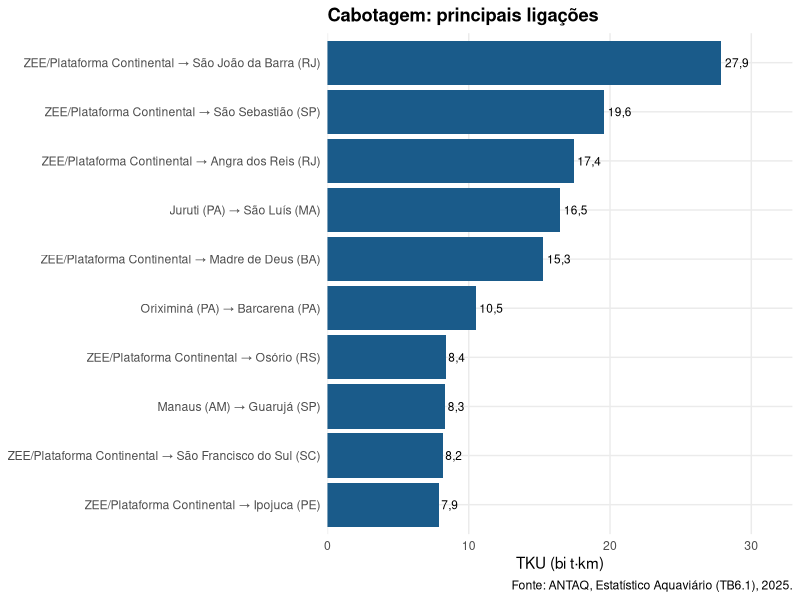
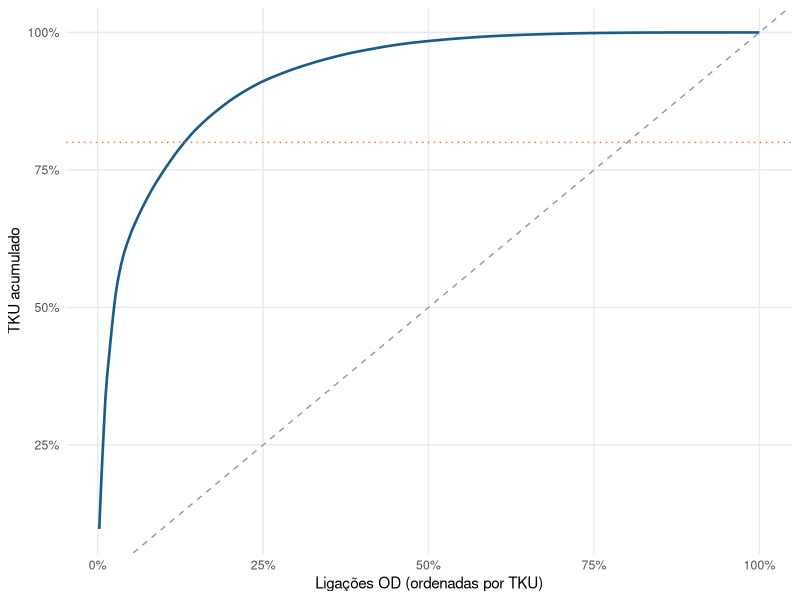
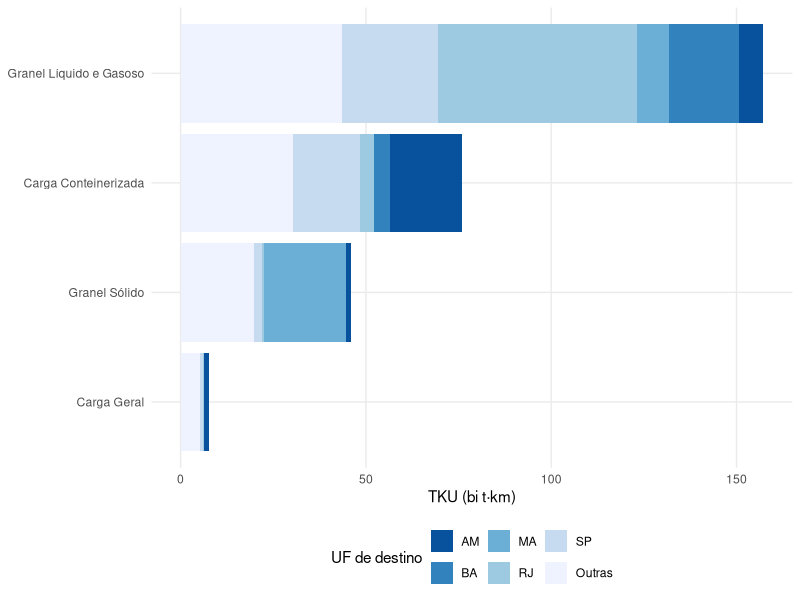
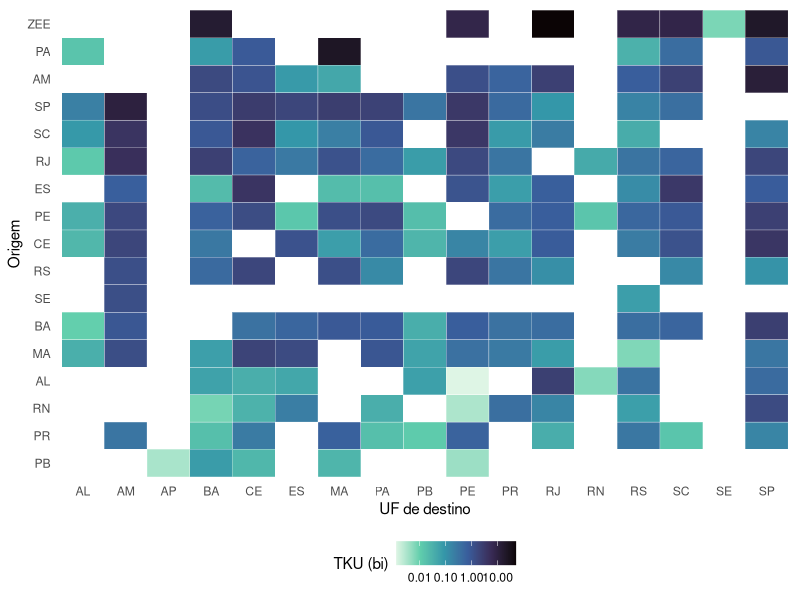
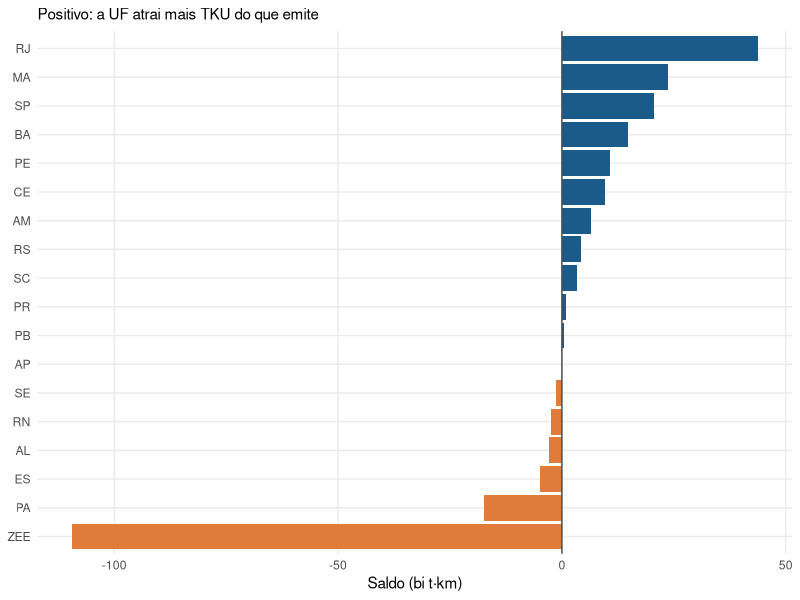

Here is the R script that generated these plots, in order:
## ---- chunk 1
library(dplyr)
library(tidyr)
library(stringr)
library(ggplot2)
library(scales)
library(readxl)

ggplot2::theme_set(ggplot2::theme_minimal(base_size = 11) +
            ggplot2::theme(panel.grid.minor = ggplot2::element_blank(),
                  plot.title = ggplot2::element_text(face = "bold"),
                  legend.position = "bottom"))
## ---- chunk 2
bruto <- readxl::read_excel("dados/cabotagem_tku_2025.xlsx", na = c("", "-"))

colunas <- c("ano", "perfil", "sh2",
             "pais_origem", "uf_origem", "cidade_origem", "instalacao_origem",
             "pais_destino", "uf_destino", "cidade_destino", "instalacao_destino",
             "tku")
stopifnot(ncol(bruto) == length(colunas))
names(bruto) <- colunas

dim(bruto)
## ---- chunk 3
bruto |> dplyr::slice_head(n = 3) |> knitr::kable()
## ---- chunk 4
c(
  linhas        = nrow(bruto),
  inst_inst_sh2 = nrow(dplyr::distinct(bruto, instalacao_origem, instalacao_destino, sh2)),
  mais_perfil   = nrow(dplyr::distinct(bruto, perfil, sh2,
                                instalacao_origem, instalacao_destino))
)
## ---- chunk 5
bruto |>
  dplyr::summarise(
    ano_min = min(ano), ano_max = max(ano),
    paises  = dplyr::n_distinct(c(pais_origem, pais_destino), na.rm = TRUE),
    ufs_destino = dplyr::n_distinct(uf_destino, na.rm = TRUE),
    sh2     = dplyr::n_distinct(sh2)
  )
## ---- chunk 6
c(
  na_tku      = sum(is.na(bruto$tku)),
  tku_zero    = sum(bruto$tku == 0),
  tku_negativo = sum(bruto$tku < 0),
  na_uf_origem = sum(is.na(bruto$uf_origem))
)
## ---- chunk 7
cabotagem <- bruto |>
  dplyr::mutate(dplyr::across(dplyr::where(is.character), str_squish)) |>
  dplyr::filter(tku > 0) |>
  dplyr::mutate(
    uf_origem  = stringr::str_to_upper(uf_origem),
    uf_destino = stringr::str_to_upper(uf_destino),
    tku_bi     = tku / 1e9,
    tipo_ligacao = dplyr::case_when(
      uf_origem == "ZEE/PLAT. CONTINENTAL" ~ "offshore",
      uf_origem == "INDETERMINADO"         ~ "indeterminada",
      uf_origem == uf_destino              ~ "intraestadual",
      .default = "interestadual"
    ),
    origem = dplyr::if_else(tipo_ligacao == "offshore",
                     "ZEE/Plataforma Continental",
                     stringr::str_c(cidade_origem, " (", uf_origem, ")")),
    destino = stringr::str_c(cidade_destino, " (", uf_destino, ")")
  )

stopifnot(nrow(cabotagem) == 600, all(cabotagem$tku > 0))
dplyr::glimpse(cabotagem)
## ---- chunk 8
panorama <- cabotagem |>
  dplyr::summarise(
    ligacoes       = dplyr::n(),
    instalacoes    = dplyr::n_distinct(c(instalacao_origem, instalacao_destino), na.rm = TRUE),
    municipios     = dplyr::n_distinct(c(cidade_origem, cidade_destino), na.rm = TRUE),
    mercadorias    = dplyr::n_distinct(sh2),
    tku_total_bi   = round(sum(tku_bi), 1),
    tku_mediano_mi = round(median(tku) / 1e6, 1)
  )

panorama |> t() |> knitr::kable(col.names = "valor")
## ---- chunk 9
por_tipo <- cabotagem |>
  dplyr::summarise(ligacoes = dplyr::n(), tku_bi = sum(tku_bi), .by = tipo_ligacao) |>
  dplyr::mutate(part = tku_bi / sum(tku_bi)) |>
  dplyr::arrange(dplyr::desc(tku_bi))

por_tipo |>
  dplyr::transmute(
    `Tipo de ligação` = tipo_ligacao,
    Ligações = ligacoes,
    `TKU (bi)` = round(tku_bi, 1),
    `Part. (%)` = scales::percent(part, accuracy = 0.1)
  ) |>
  knitr::kable(align = "lrrr")
## ---- chunk 10
top_ligacoes <- cabotagem |>
  dplyr::summarise(tku_bi = sum(tku_bi), .by = c(origem, destino)) |>
  dplyr::arrange(dplyr::desc(tku_bi)) |>
  dplyr::mutate(
    par = stringr::str_c(origem, " → ", destino),
    part = tku_bi / sum(tku_bi),
    part_acum = cumsum(part)
  )

top_ligacoes |>
  dplyr::slice_head(n = 10) |>
  dplyr::transmute(
    par,
    `TKU (bi)` = round(tku_bi, 2),
    `Part. (%)` = scales::percent(part, accuracy = 0.1),
    `Acum. (%)` = scales::percent(part_acum, accuracy = 0.1)
  ) |>
  knitr::kable(align = "lrrr")
## ---- chunk 11
#| label: fig-caso-top
#| fig-cap: "Dez maiores ligações de cabotagem em TKU (2025)"
#| fig-height: 5.5
top_ligacoes |>
  dplyr::slice_head(n = 10) |>
  ggplot(aes(x = tku_bi, y = reorder(par, tku_bi))) +
  geom_col(fill = "#1a5b8a") +
  geom_text(aes(label = scales::number(tku_bi, accuracy = 0.1, decimal.mark = ",")),
            hjust = -0.15, size = 3) +
  scale_x_continuous(expand = expansion(mult = c(0, 0.18))) +
  labs(x = "TKU (bi t·km)", y = NULL,
       title = "Cabotagem: principais ligações",
       caption = "Fonte: ANTAQ, Estatístico Aquaviário (TB6.1), 2025.")
## ---- chunk 12
n80 <- sum(top_ligacoes$part_acum < 0.80) + 1

c(ligacoes_ate_80pct = n80,
  total_de_ligacoes  = nrow(top_ligacoes),
  proporcao = round(n80 / nrow(top_ligacoes), 3))
## ---- chunk 13
#| label: fig-caso-concentracao
#| fig-cap: "Concentração do TKU: participação acumulada por ligação ordenada"
top_ligacoes |>
  dplyr::mutate(i = dplyr::row_number() / dplyr::n()) |>
  ggplot(aes(x = i, y = part_acum)) +
  geom_line(linewidth = 0.9, colour = "#1a5b8a") +
  geom_abline(slope = 1, intercept = 0, linetype = "dashed", colour = "grey60") +
  geom_hline(yintercept = 0.8, linetype = "dotted", colour = "#e07b39") +
  scale_x_continuous(labels = scales::percent_format()) +
  scale_y_continuous(labels = scales::percent_format()) +
  labs(x = "Ligações OD (ordenadas por TKU)", y = "TKU acumulado")
## ---- chunk 14
por_perfil <- cabotagem |>
  dplyr::summarise(tku_bi = sum(tku_bi), ligacoes = dplyr::n(), .by = perfil) |>
  dplyr::mutate(part = tku_bi / sum(tku_bi)) |>
  dplyr::arrange(dplyr::desc(tku_bi))

por_perfil |>
  dplyr::transmute(
    Perfil = perfil,
    `TKU (bi)` = round(tku_bi, 1),
    `Part. (%)` = scales::percent(part, accuracy = 0.1),
    `Ligações` = ligacoes
  ) |>
  knitr::kable(align = "lrrr")
## ---- chunk 15
#| label: fig-caso-perfil
#| fig-cap: "TKU por perfil de carga, com as cinco principais UFs de destino"
cabotagem |>
  dplyr::summarise(tku_bi = sum(tku_bi), .by = c(perfil, uf_destino)) |>
  dplyr::mutate(uf_destino = forcats::fct_lump_n(uf_destino, n = 5, w = tku_bi,
                                          other_level = "Outras")) |>
  dplyr::summarise(tku_bi = sum(tku_bi), .by = c(perfil, uf_destino)) |>
  ggplot(aes(x = tku_bi, y = reorder(perfil, tku_bi), fill = uf_destino)) +
  geom_col() +
  scale_fill_brewer(palette = "Blues", direction = -1) +
  labs(x = "TKU (bi t·km)", y = NULL, fill = "UF de destino")
## ---- chunk 16
od <- cabotagem |>
  dplyr::filter(tipo_ligacao %in% c("interestadual", "offshore")) |>
  dplyr::mutate(uf_origem = dplyr::if_else(tipo_ligacao == "offshore", "ZEE", uf_origem)) |>
  dplyr::summarise(tku_bi = sum(tku_bi), .by = c(uf_origem, uf_destino))

matriz <- od |>
  tidyr::pivot_wider(names_from = uf_destino, values_from = tku_bi, values_fill = 0) |>
  dplyr::arrange(uf_origem)

matriz |>
  dplyr::mutate(dplyr::across(dplyr::where(is.numeric), \(x) round(x, 1))) |>
  knitr::kable()
## ---- chunk 17
margens <- dplyr::full_join(
  od |> dplyr::summarise(emitido = sum(tku_bi), .by = uf_origem) |> dplyr::rename(uf = uf_origem),
  od |> dplyr::summarise(atraido = sum(tku_bi), .by = uf_destino) |> dplyr::rename(uf = uf_destino),
  by = "uf"
) |>
  dplyr::mutate(dplyr::across(c(emitido, atraido), \(x) tidyr::replace_na(x, 0)),
         saldo = atraido - emitido) |>
  dplyr::arrange(dplyr::desc(saldo))

margens |> dplyr::mutate(dplyr::across(dplyr::where(is.numeric), \(x) round(x, 1))) |> knitr::kable()
## ---- chunk 18
#| label: fig-caso-matriz
#| fig-cap: "Matriz OD interestadual e offshore de cabotagem em TKU (escala log)"
od |>
  ggplot(aes(x = uf_destino, y = reorder(uf_origem, tku_bi), fill = tku_bi)) +
  geom_tile(colour = "white") +
  scale_fill_viridis_c(option = "mako", direction = -1, transform = "log10",
                       labels = scales::label_number(accuracy = 0.01)) +
  labs(x = "UF de destino", y = "Origem", fill = "TKU (bi)") +
  theme(panel.grid = element_blank())
## ---- chunk 19
#| label: fig-caso-saldo
#| fig-cap: "Saldo entre TKU atraído e emitido, por UF"
margens |>
  ggplot(aes(x = saldo, y = reorder(uf, saldo), fill = saldo > 0)) +
  geom_col() +
  scale_fill_manual(values = c(`TRUE` = "#1a5b8a", `FALSE` = "#e07b39"), guide = "none") +
  geom_vline(xintercept = 0, colour = "grey30") +
  labs(x = "Saldo (bi t·km)", y = NULL,
       subtitle = "Positivo: a UF atrai mais TKU do que emite")
